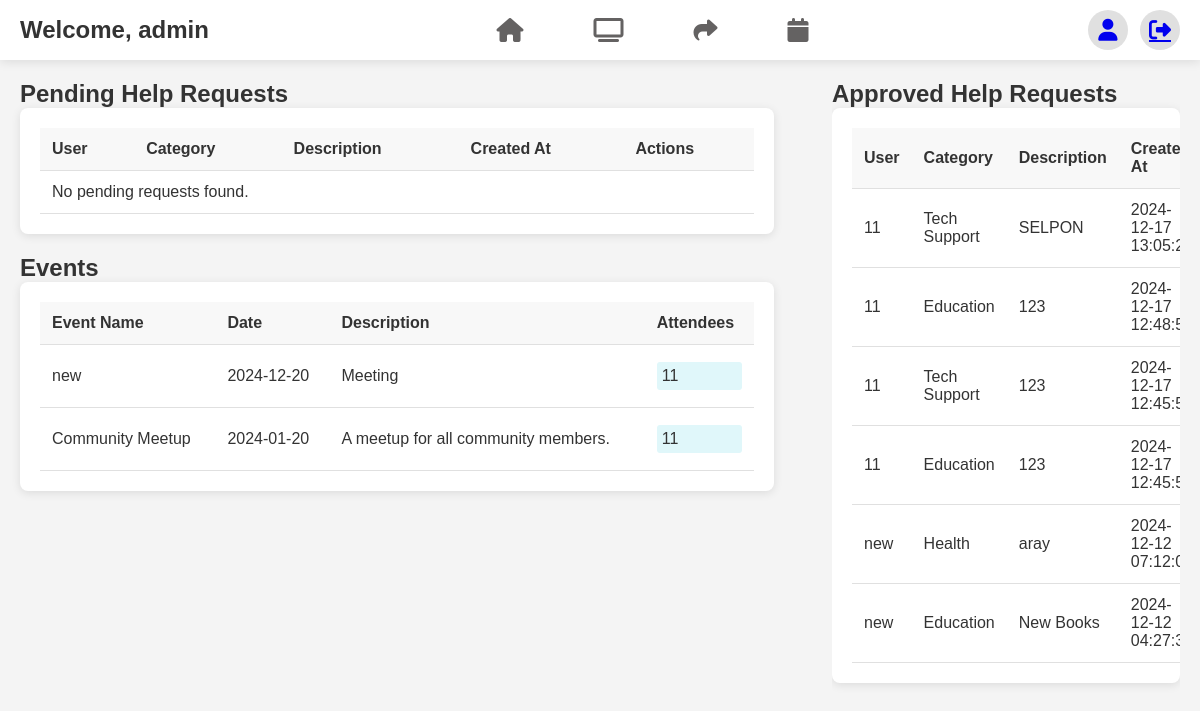
The page /?page=adminDashboard (signed in) on the database its author committed.
### tables this page shows
CREATE TABLE `events` (
  `id` int(11) NOT NULL,
  `name` varchar(255) NOT NULL,
  `description` text DEFAULT NULL,
  `event_date` date NOT NULL,
  `created_by` int(11) NOT NULL,
  `created_at` timestamp NOT NULL DEFAULT current_timestamp()
);

CREATE TABLE `users` (
  `id` int(11) NOT NULL,
  `name` varchar(100) NOT NULL,
  `email` varchar(100) NOT NULL,
  `password` varchar(255) NOT NULL,
  `created_at` timestamp NOT NULL DEFAULT current_timestamp(),
  `reset_token` varchar(255) DEFAULT NULL,
  `token_expiry` datetime DEFAULT NULL,
  `role` enum('admin','member') DEFAULT 'member',
  `status` enum('active','inactive') DEFAULT 'active'
);

CREATE TABLE `help_requests` (
  `id` int(11) NOT NULL,
  `user` varchar(255) NOT NULL,
  `user_id` int(11) NOT NULL,
  `category` enum('Education','Health','Tech Support','Other') NOT NULL,
  `description` text NOT NULL,
  `status` enum('open','resolved') DEFAULT 'open',
  `created_at` timestamp NOT NULL DEFAULT current_timestamp()
);

### index.php (called while the page is built, shortened)
<?php
require_once './config/database.php';
$router = new Router();
$router->route();
?>

### app/controllers/EventsController.php (called while the page is built, shortened)
<?php
require_once __DIR__ . '/../../config/Database.php';
class EventsController {
    private $pdo;
    public function __construct() {
        $database = new Database();
        $this->pdo = $database->connect();
    }
    public function getEvents($filters = []) {
        $query = "SELECT * FROM events WHERE 1";
        $stmt = $this->pdo->prepare($query);
        $stmt->execute();
        return $stmt->fetchAll(PDO::FETCH_ASSOC);
    }
    public function getEventAttendees($eventId) {
        $query = "SELECT u.name FROM events_rsvps er JOIN users u ON er.user_id = u.id WHERE er.event_id = :event_id";
        $stmt = $this->pdo->prepare($query);
        $stmt->bindParam(':event_id', $eventId);
        $stmt->execute();
        return $stmt->fetchAll(PDO::FETCH_ASSOC);
    }
}
?>

### config/Database.php (called while the page is built, shortened)
<?php
class Database {
    private $host;
    private $db_name;
    private $username;
    private $password;
    private $conn;
    public function __construct() {
        $this->host = getenv('DB_HOST') ?: 'localhost';
        $this->db_name = getenv('DB_NAME') ?: 'bayanihub';
        $this->username = getenv('DB_USER') ?: 'root';
        $this->password = getenv('DB_PASS') ?: '';
    }
    public function connect() {
        try {
            $this->conn = new PDO(
                "mysql:host={$this->host};dbname={$this->db_name};charset=utf8",
                $this->username,
                $this->password
            );
            $this->conn->setAttribute(PDO::ATTR_ERRMODE, PDO::ERRMODE_EXCEPTION);
        } catch (PDOException $e) {
            error_log("Database connection error: " . $e->getMessage(), 3, __DIR__ . '/logs/database.log');
            die("An error occurred while connecting to the database.");
        }
        return $this->conn;
    }
}
?>

### app/views/auth/adminDashboard.php (the view, shortened to what this page needs)
<?php
$database = new Database();
$pdo = $database->connect();
$stmt = $pdo->query("SELECT hr.id, hr.category, hr.description, hr.status, hr.created_at, u.name AS user_name FROM help_requests hr JOIN users u ON hr.user_id = u.id WHERE hr.status = 'open' ORDER BY hr.created_at DESC");
$pendingRequests = $stmt->fetchAll(PDO::FETCH_ASSOC);
$stmtApproved = $pdo->query("SELECT hr.id, hr.category, hr.description, hr.status, hr.created_at, u.name AS user_name FROM help_requests hr JOIN users u ON hr.user_id = u.id WHERE hr.status = 'resolved' ORDER BY hr.created_at DESC");
$approvedRequests = $stmtApproved->fetchAll(PDO::FETCH_ASSOC);
$eventsController = new EventsController($pdo);
$events = $eventsController->getEvents();
?>
<!DOCTYPE html>
<html lang="en">
<head>
    <link rel="stylesheet" href="https://cdnjs.cloudflare.com/ajax/libs/font-awesome/6.7.1/css/all.min.css">
    <link rel="stylesheet" href="./public/assets/adminstyles.css">
</head>
<body>
    <div class="container">
        <nav>
            <div class="nav-left">
                <h1>Welcome, <?= htmlspecialchars($_SESSION['user']['name']); ?></h1>
            </div>
            <div class="nav-center">
                <a href="?page=dashboard"><i class="fa-solid fa-house"></i></a>
                <a href="?page=help_requests"><i class="fa-solid fa-tv"></i></a>
                <a href="?page=resource_sharing"><i class="fa-solid fa-share"></i></a>
                <a href="?page=events"><i class="fa-solid fa-calendar"></i></a>
            </div>
            <div class="nav-right">
                <a href="?page=profile"><i class="fa-solid fa-user"></i></a>
                <a href="?page=logout"><i class="fa-solid fa-right-from-bracket"></i></a>
            </div>
        </nav>
        <div class="main-content">
            <div class="main-left">
                <h2>Pending Help Requests</h2>
                <div class="requests-card">
                    <table class="requests-table">
                        <thead>
                            <tr>
                                <th>User</th>
                                <th>Category</th>
                                <th>Description</th>
                                <th>Created At</th>
                                <th>Actions</th>
                            </tr>
                        </thead>
                        <tbody>
                            <?php if (!empty($pendingRequests)): ?>
                                <?php foreach ($pendingRequests as $request): ?>
                                    <tr>
                                        <td><?= htmlspecialchars($request['user_name']) ?></td>
                                        <td><?= htmlspecialchars($request['category']) ?></td>
                                        <td><?= htmlspecialchars($request['description']) ?></td>
                                        <td><?= htmlspecialchars($request['created_at']) ?></td>
                                        <td>
                                            <form action="?page=approve_request" method="POST" style="display:inline;">
                                                <input type="hidden" name="request_id" value="<?= $request['id'] ?>">
                                                <button type="submit" class="action-button approve">Approve</button>
                                            </form>
                                            <form action="?page=reject_request" method="POST" style="display:inline;">
                                                <input type="hidden" name="request_id" value="<?= $request['id'] ?>">
                                                <button type="submit" class="action-button reject">Reject</button>
                                            </form>
                                        </td>
                                    </tr>
                                <?php endforeach; ?>
                            <?php else: ?>
                                <tr>
                                    <td colspan="5">No pending requests found.</td>
                                </tr>
                            <?php endif; ?>
                        </tbody>
                    </table>
                </div>
                <h2>Events</h2>
                <div class="requests-card">
                    <table class="requests-table">
                        <thead>
                            <tr>
                                <th>Event Name</th>
                                <th>Date</th>
                                <th>Description</th>
                                <th>Attendees</th>
                            </tr>
                        </thead>
                        <tbody>
                            <?php if (!empty($events)): ?>
                                <?php foreach ($events as $event): ?>
                                    <tr>
                                        <td><?= htmlspecialchars($event['name']) ?></td>
                                        <td><?= htmlspecialchars($event['event_date'] ?? 'N/A') ?></td>
                                        <td><?= htmlspecialchars($event['description']) ?></td>
                                        <td>
                                            <ul>
                                                <?php
                                                $attendees = $eventsController->getEventAttendees($event['id']);
                                                if (!empty($attendees)):
                                                    foreach ($attendees as $attendee):
                                                        echo "<li>" . htmlspecialchars($attendee['name']) . "</li>";
                                                    endforeach;
                                                else:
                                                    echo "<li>No attendees yet.</li>";
                                                endif;
                                                ?>
                                            </ul>
                                        </td>
                                    </tr>
                                <?php endforeach; ?>
                            <?php else: ?>
                                <tr>
                                    <td colspan="4">No events found.</td>
                                </tr>
                            <?php endif; ?>
                        </tbody>
                    </table>
                </div>
            </div>
            <div class="main-right">
                <h2>Approved Help Requests</h2>
                <div class="requests-card">
                    <table class="requests-table">
                        <thead>
                            <tr>
                                <th>User</th>
                                <th>Category</th>
                                <th>Description</th>
                                <th>Created At</th>
                            </tr>
                        </thead>
                        <tbody>
                            <?php if (!empty($approvedRequests)): ?>
                                <?php foreach ($approvedRequests as $request): ?>
                                    <tr>
                                        <td><?= htmlspecialchars($request['user_name']) ?></td>
                                        <td><?= htmlspecialchars($request['category']) ?></td>
                                        <td><?= htmlspecialchars($request['description']) ?></td>
                                        <td><?= htmlspecialchars($request['created_at']) ?></td>
                                    </tr>
                                <?php endforeach; ?>
                            <?php else: ?>
                                <tr>
                                    <td colspan="4">No approved requests found.</td>
                                </tr>
                            <?php endif; ?>
                        </tbody>
                    </table>
                </div>
            </div>
        </div>
    </div>
</body>
</html>

### public/assets/adminStyles.css (style rules this page uses)
* { margin: 0; padding: 0; box-sizing: border-box; }
body { background: #f4f4f4; color: #333; font-family: 'Arial', sans-serif; }
nav { width: 100%; height: 60px; display: flex; align-items: center; justify-content: space-between; background: #ffffff; box-shadow: 0 2px 10px rgba(0, 0, 0, 0.1); position: fixed; z-index: 1000; top: 0; padding: 0 20px; }
.nav-left { display: flex; align-items: center; }
.nav-left h1 { background: #fff; }
.nav-center { display: flex; align-items: center; }
.nav-center a { margin-left: 20px; text-decoration: none; }
.nav-center i { background: none; border-radius: 10px; font-size: 24px; padding: 15px 25px; color: #646262; transition: background 0.3s, color 0.3s; }
.nav-right { display: flex; align-items: center; }
.nav-right a { margin-left: 12px; }
.nav-right i { background: #e0e0e0; height: 40px; width: 40px; border-radius: 50%; font-size: 22px; display: flex; align-items: center; justify-content: center; transition: background 0.3s; }
.main-content { display: flex; justify-content: space-between; margin-top: 60px; padding: 20px; }
.main-left { width: 65%; margin-right: 20px; }
.main-right { width: 30%; margin-left: 20px; overflow-y: auto; height: calc(100vh - 60px); }
.requests-card { width: 100%; background-color: #ffffff; border-radius: 8px; padding: 20px; box-shadow: 0 2px 10px rgba(0, 0, 0, 0.1); margin-bottom: 20px; }
.requests-table { width: 100%; border-collapse: collapse; }
.requests-table th, .requests-table td { padding: 12px; text-align: left; border-bottom: 1px solid #e0e0e0; }
.requests-table th { background-color: #f8f8f8; font-weight: bold; }
.requests-table td { background-color: #ffffff; }
.requests-table ul { list-style-type: none; padding-left: 0; }
.requests-table ul li { background: #e0f7fa; margin: 5px 0; padding: 5px; border-radius: 3px; }

### rows shown on the page
events: name "new", event_date "2024-12-20", description "Meeting"
users: name "11"
events: name "Community Meetup", event_date "2024-01-20", description "A meetup for all community members."
help_requests: user.name "11", category "Tech Support", description "SELPON", created_at "2024-12-17…"
help_requests: user.name "11", category "Education", description "123", created_at "2024-12-17…"
help_requests: user.name "11", category "Tech Support", description "123", created_at "2024-12-17…"
help_requests: user.name "11", category "Education", description "123", created_at "2024-12-17…"
help_requests: user.name "new", category "Health", description "aray", created_at "2024-12-12…"
help_requests: user.name "new", category "Education", description "New Books", created_at "2024-12-12…"

### other values the page prints
$_SESSION['user']['name'] "admin"
